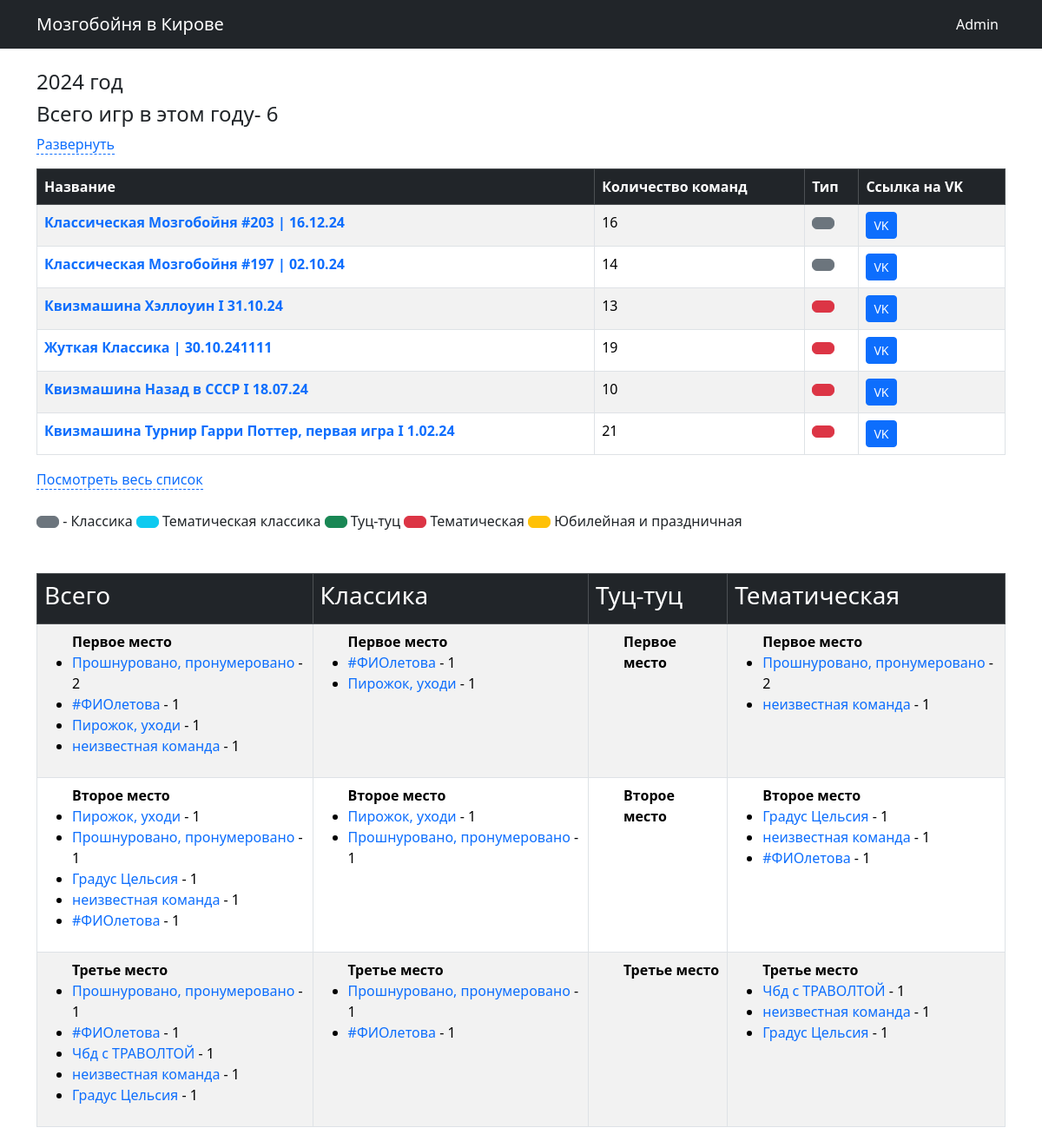
Screenshot of /kirovstat/year_stat/?year=2024 with the database file from the repository.
### kirovstat/models.py (models this page shows, shortened)
class games (models.Model):
    g_name = models.CharField(default="Название игры", max_length=100)
    g_type = models.ForeignKey(game_type,null=True, on_delete=models.SET_NULL)
    g_date = models.DateField(verbose_name='Дата игры')
    g_sets = models.IntegerField(verbose_name='Количесто туров',default=5)
    g_url = models.URLField(verbose_name='Ссылка на игра в ВК',default="https://vk.com/mzgb_kir", max_length=200)
    time_data = models.DateTimeField(auto_now=True,db_index=True, verbose_name='создано')
    g_teams = models.IntegerField(verbose_name='Количество команда',null=True, default = 1)
    class Meta:
       verbose_name_plural = 'Игра'
       verbose_name = 'Игры'
       ordering = ['-g_date']

class teams (models.Model):
    t_name = models.CharField(verbose_name='Название команды',max_length=50)
    t_aka = models.ForeignKey('self',blank=True,null=True,on_delete=models.SET_NULL)
    t_page = models.URLField(default='http://rudagames.ru')
    t_foto = models.CharField(verbose_name='Фото команды',default='.foto.jpg',max_length=50)
    time_data = models.DateTimeField(auto_now=True, db_index=True, verbose_name='создано')
    class Meta:
       verbose_name_plural = 'Команды'
       verbose_name = 'Команда'
       ordering = ['t_name']

### kirovstat/views.py (the view)
def year_stat(request):
    year = request.GET['year']
    s_data = year + '-01-01'
    f_data = year + '-12-31'
    g_count = get_games_count(s_data,f_data)
    game1 = get_games_all_in_range(s_data,f_data)
    t_data = get_all_teams()
    place_data_a_1=get_place(1,type1=[1,2,3,4,5],data_start = s_data, data_finish = f_data)
    place_data_a_2=get_place(2,type1=[1,2,3,4,5],data_start = s_data, data_finish = f_data)
    place_data_a_3=get_place(3,type1=[1,2,3,4,5],data_start = s_data, data_finish = f_data)
    place_data_cl_1=get_place(1,type1=[1,5],data_start = s_data, data_finish = f_data)
    place_data_cl_2=get_place(2,type1=[1,5],data_start = s_data, data_finish = f_data)
    place_data_cl_3=get_place(3,type1=[1,5],data_start = s_data, data_finish = f_data)
    place_data_tz_1=get_place(1,type1=[2],data_start = s_data, data_finish = f_data)
    place_data_tz_2=get_place(2,type1=[2],data_start = s_data, data_finish = f_data)
    place_data_tz_3=get_place(3,type1=[2],data_start = s_data, data_finish = f_data)
    place_data_tem_1=get_place(1,type1=[3],data_start = s_data, data_finish = f_data)
    place_data_tem_2=get_place(2,type1=[3],data_start = s_data, data_finish = f_data)
    place_data_tem_3=get_place(3,type1=[3],data_start = s_data, data_finish = f_data)
    context = {'game1': game1, 'g_count' : g_count, 't_data' : t_data, 'year' : year, \
               'place_data_a_1' : place_data_a_1, 'place_data_a_2' : place_data_a_2,'place_data_a_3' : place_data_a_3,\
               'place_data_cl_1' : place_data_cl_1, 'place_data_cl_2' : place_data_cl_2,'place_data_cl_3' : place_data_cl_3,\
               'place_data_tz_1' : place_data_tz_1, 'place_data_tz_2' : place_data_tz_2,'place_data_tz_3' : place_data_tz_3,\
               'place_data_tem_1' : place_data_tem_1, 'place_data_tem_2' : place_data_tem_2,'place_data_tem_3' : place_data_tem_3 }
    return render(request, 'year_stat.html', context)

### kirovstat/defs_1.py (called while the page is built)
def get_games_all_in_range(d_s , d_f):
    d1 = date.fromisoformat(d_s)
    d2 = date.fromisoformat(d_f)
    games1  = games.objects.filter(g_date__gte=d1, g_date__lte=d2)
    return(games1)

def get_games_count(d_s , d_f):
    d1 = date.fromisoformat(d_s)
    d2 = date.fromisoformat(d_f)
    g_count  = games.objects.filter(g_date__gte=d1, g_date__lte=d2).count
    return(g_count)

def get_games_in_range(d_s , d_f):
    d1 = date.fromisoformat(d_s)
    d2 = date.fromisoformat(d_f)
    games1  = games.objects.filter(g_date__gte=d1, g_date__lte=d2)
    games_is_range=[]
    for t in games1:
        games_is_range.append(t.id)
    return(games_is_range)

def get_all_teams():
    t_names = teams.objects.all()
    return(t_names)

def get_place (place , type1 = [1,2,3,4,5], data_start = '2025-01-01', data_finish = '2025-12-31'):
    game_r = get_games_in_range(data_start,data_finish)
    g_info = gmdata.objects.filter(gd_place = place, gd_game__in=game_r , gd_game__g_type__in=type1)
    results=[]
    for i in g_info:
        results.append(i.gd_team_id)
    c=coll.Counter(results)
    c = dict(sorted(c.items(), key=itemgetter(-1), reverse = True))
    a={}
    d=[]
    for i in c.keys():
       d.append(c[i])
       d.append(teams.objects.values('t_name').get(pk=i)['t_name'])
       a[i]= d
       d=[]
    return (a)

### kirovstat/templates/year_stat.html (shortened to what this page needs)
{% extends "base.html" %}
{% block content %}
{% load static %}
<br>
<h4>{{ year }} год </h4>
<h4>Всего игр в этом году- {{ g_count }} </h4>
<div class="wrap-expand-table"><a href="#close">Свернуть</a><a href="#click-expand1">Развернуть</a>
<table class = 'table mt-3 table-bordered table-hover table-striped' >
    <thead class="table-dark">
        <tr>
            <th scope="col">Название</th>
            <th scope="col">Количество команд</th>
            <th scope="col">Тип</th>
            <th scope="col">Ссылка на VK</th>
        </tr>
    </thead>
    <tbody>
      {% for game in game1 %}
        <tr>
         <td class="text-left" ><a href=/kirovstat/game_info/?game_id={{game.id}} ><b>{{game.g_name}} </b></a></td>
         <td> {{game.g_teams}} </td>
         {%if game.g_type_id == 2 %}
            <td> <button type="button" class="btn btn-success"> </button> </td>
         {%elif game.g_type_id == 3 %}
            <td> <button type="button" class="btn btn-danger"> </button> </td>
         {%elif game.g_type_id == 4 %}
            <td> <button type="button" class="btn btn-warning"> </button>   </td>
         {%elif game.g_type_id == 5 %}
            <td> <button type="button" class="btn btn-info"> </button>   </td>
         {%else%}
            <td > <button type="button" class="btn btn-secondary"></button></td>
         {%endif%}
         <td><a class="btn btn-primary btn-sm" href={{game.g_url}} target="_blank" role="button"> VK </a></td>
        </tr>
      {% endfor %}
    </tbody>
</table>
<a href="#close">Cвернуть</a><a href="#click-expand1">Посмотреть весь список</a><br><br>
<button type="button" class="btn btn-secondary"></button> - Класcика
<button type="button" class="btn btn-info"> </button> Тематическая классика
<button type="button" class="btn btn-success"> </button> Туц-туц
<button type="button" class="btn btn-danger"> </button> Тематическая
<button type="button" class="btn btn-warning"> </button> Юбилейная и праздничная
<br>
<table class = 'table mt-5 table-bordered table-hover table-striped' >
   <thead class="table-dark">
       <tr>
           <th scope="col"><h3>Всего</h3></th>
           <th scope="col"><h3>Классика</h3></th>
           <th scope="col"><h3>Туц-туц</h3></th>
           <th scope="col"><h3>Тематическая</h3></th>
       </tr>
   </thead>
   <tbody>
   <tr>
      <td>
      <ul><b>Первое место </b><br>
      {% for key,values in place_data_a_1.items %}
         <li>
         <a href=/kirovstat/team_info/?team_id={{key}}&year={{year}}  >{{values.1}} </a>-  {{values.0}}  <br>
         </li>
      {%endfor%}
      </ul>
      </td>
      <td>
      <ul><b>Первое место </b><br>
      {% for key,values in place_data_cl_1.items %}
      <li>
         <a href=/kirovstat/team_info/?team_id={{key}}&year={{year}} >{{values.1}} </a>-  {{values.0}}  <br>
      </li>
      {%endfor%}
      </ul>
      </td>
      <td>
      <ul><b>Первое место </b><br>
      </ul>
      </td>
      <td>
      <ul><b>Первое место </b><br>
      {% for key,values in place_data_tem_1.items %}
      <li>
         <a href=/kirovstat/team_info/?team_id={{key}}&year={{year}} >{{values.1}} </a>-  {{values.0}}  <br>
      </li>
      {%endfor%}
      </ul>
      </td>
   </tr>
   <tr>
      <td>
      <ul><b>Второе место </b><br>
      {% for key,values in place_data_a_2.items %}
      <li>
         <a href=/kirovstat/team_info/?team_id={{key}}&year={{year}} >{{values.1}} </a>-  {{values.0}}  <br>
      </li>
      {%endfor%}
      </ul></td>
      <td>
      <ul><b>Второе место </b><br>
      {% for key,values in place_data_cl_2.items %}
      <li>
         <a href=/kirovstat/team_info/?team_id={{key}}&year={{year}} >{{values.1}} </a>-  {{values.0}}  <br>
      </li>
      {%endfor%}
      </ul></td>
      <td>
      <ul><b>Второе место </b><br>
      </ul></td>
      <td>
      <ul><b>Второе место </b><br>
      {% for key,values in place_data_tem_2.items %}
      <li>
         <a href=/kirovstat/team_info/?team_id={{key}}&year={{year}} >{{values.1}} </a>-  {{values.0}}  <br>
      </li>
      {%endfor%}
      </ul></td>
   </tr>
   <tr>
      <td>
      <ul><b>Третье место </b><br>
      {% for key,values in place_data_a_3.items %}
      <li>
         <a href=/kirovstat/team_info/?team_id={{key}}&year={{year}} >{{values.1}} </a>-  {{values.0}}  <br>
      </li>
      {%endfor%}
      </ul></td>
      <td>
      <ul><b>Третье место </b><br>
      {% for key,values in place_data_cl_3.items %}
      <li>
         <a href=/kirovstat/team_info/?team_id={{key}}&year={{year}} >{{values.1}} </a>-  {{values.0}}  <br>
      </li>
      {%endfor%}
      </ul></td>
      <td>
      <ul><b>Третье место </b><br>
       </ul></td>
      <td>
      <ul><b>Третье место </b><br>
      {% for key,values in place_data_tem_3.items %}
      <li>
         <a href=/kirovstat/team_info/?team_id={{key}}&year={{year}} >{{values.1}} </a>-  {{values.0}}  <br>
      </li>
      {%endfor%}
      </ul></td>
   </tr>
{% endblock %}

### kirovstat/templates/base.html (style rules this page uses)
a { text-decoration: none; }

### kirovstat/templates/year_stat.html (style rules this page uses)
.wrap-expand-table a[href^="#click-expand"], .wrap-expand-table a[href="#close"] { text-decoration: none; border-bottom: 1px dashed; }

### rows the page displays
games: g_name "Классическая Мозгобойня #203 | 16.12.24", g_teams "16"
games: g_name "Классическая Мозгобойня #197 | 02.10.24", g_teams "14"
games: g_name "Квизмашина Хэллоуин I 31.10.24", g_teams "13"
games: g_name "Жуткая Классика | 30.10.241111", g_teams "19"
games: g_name "Квизмашина Назад в СССР I 18.07.24", g_teams "10"
games: g_name "Квизмашина Турнир Гарри Поттер, первая игра I 1.02.24", g_teams "21"
teams: t_name "Прошнуровано, пронумеровано", values "2", values "1"
teams: t_name "#ФИОлетова", values "1"
teams: t_name "Пирожок, уходи", values "1"
teams: t_name "неизвестная команда", values "1"
teams: t_name "Градус Цельсия", values "1"
teams: t_name "Чбд с ТРАВОЛТОЙ", values "1"

### other values shown
{{ year }} "2024"
{{ g_count }} "6"
